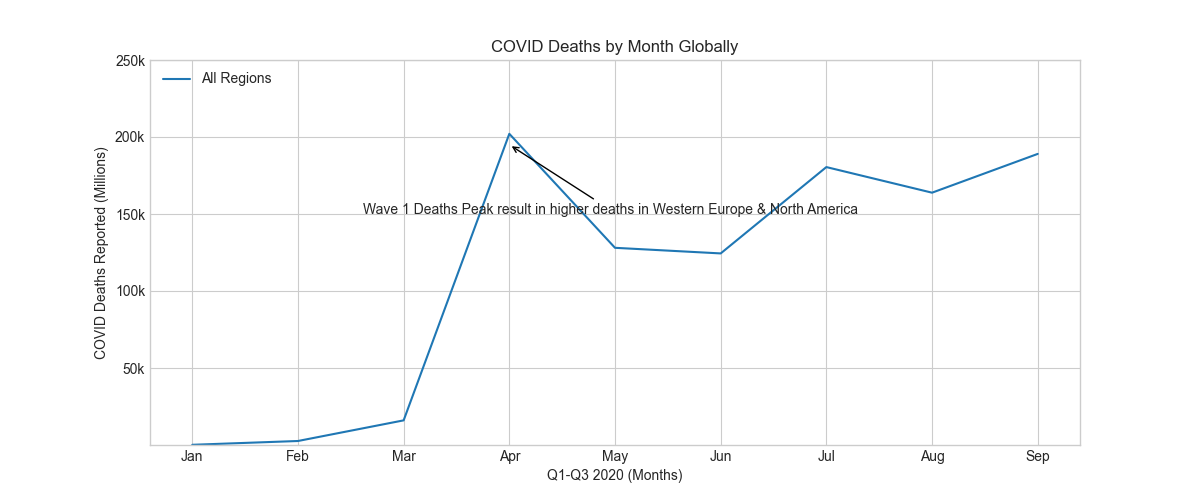

Recreate this plot in Python.
import pandas as pd
import matplotlib.pyplot as plt

plt.style.use('seaborn-whitegrid')

data = pd.read_csv('RDCDFinal.csv', index_col=0)
Econ_cases=(data.pivot_table(values='Weekly_Deaths', index=['Month'], columns=['Region'], aggfunc='sum', fill_value=0, margins=True))
# correct order of months
new_order=['Jan', 'Feb', 'Mar', 'Apr', 'May', 'Jun', 'Jul', 'Aug', 'Sep']
EconCases=Econ_cases.reindex(new_order, axis=0)


print(EconCases)
fig, ax = plt.subplots(figsize=(12,5))

Q1_Q3 = EconCases["Jan":"Sep"]
ax.plot(Q1_Q3.index, Q1_Q3['All'], label='All Regions')


plt.ylim(0, 250000)
plt.yticks([50000, 100000, 150000, 200000, 250000],['50k', '100k', '150k', '200k', '250k'])
ax.set_xlabel('Q1-Q3 2020 (Months)')
ax.set_ylabel("COVID Deaths Reported (Millions)")
ax.set_title("COVID Deaths by Month Globally")
ax.annotate('Wave 1 Deaths Peak result in higher deaths in Western Europe & North America', xy=(3, 195000),  xycoords='data',
                xytext=(-105, -50), textcoords='offset points',
                arrowprops=dict(arrowstyle="->"), wrap=True)
ax.annotate('Death again', xy=(6, 1500000),  xycoords='data',
                xytext=(-50, 20), textcoords='offset points',
                 wrap=True)
ax.legend(loc=2)
plt.show()
fig.savefig('COVID Deaths by Month Globally.png')
plt.close()